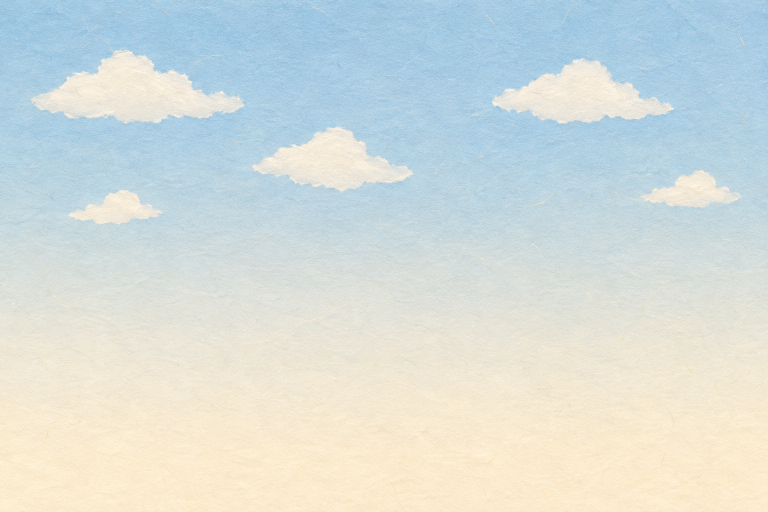
#> input picture assets/generated/bg-square-sky_v03.png, 1536 x 1024 px (shown at 1/2 size)
$ python build_a5_art_fix2.py ../../../../assets/final/sets/a5_gate/a5-gurney_v03.png
#> lines starting #> are read from the running program, lines starting #| are printed output that depends on the picture; after the words box and inside, x2 and y2 are one past the last pixel; in counts of white or black regions, pixels touching at a corner belong together
### review/G5/shared_art/scripts/paperdraw.py
"""G5 共用美術：程式繪製的厚卡紙景片／道具小工具（image_gen 額度用完時的退路）。

- 平塗色塊＋紙纖維紋理：紋理取自 G2 正式景片 bg-square-sky_v03 的高頻亮度（同一種紙紋），乘在色塊上。
- 線條：暖深灰細線（#4E3E33），和角色、G2 景片同色系；不畫陰影、不畫方向光。
- 道具（角色會碰到的獨立紙片）外加一圈白色紙芯邊（同角色立牌）；景片不加白邊。
- 圖裡不放任何文字、數字、標誌。
"""
from pathlib import Path

import numpy as np
from PIL import Image, ImageDraw, ImageFilter
from scipy import ndimage

ROOT = Path(__file__).resolve().parents[4]
INK = (78, 62, 51, 255)
_TEX = None


def paper_tex(w, h):
    """紙紋乘數（約 0.94–1.06）；以 G2 天空景片的高頻亮度鏡射鋪滿。"""
    global _TEX
    if _TEX is None:
        sky = np.array(Image.open(ROOT / "assets/generated/bg-square-sky_v03.png").convert("L")).astype(np.float32)
        sky = sky[720:1010]                       # 地平線附近沒有雲的那一段（只要紙纖維）
        hp = sky - ndimage.gaussian_filter(sky, 2.5)
        _TEX = np.clip(hp / 255.0 * 1.8, -0.06, 0.06)
    t = _TEX
    th, tw = t.shape
    reps_y, reps_x = h // th + 2, w // tw + 2
    row = np.concatenate([t if i % 2 == 0 else t[:, ::-1] for i in range(reps_x)], 1)
    full = np.concatenate([row if j % 2 == 0 else row[::-1] for j in range(reps_y)], 0)
    return 1.0 + full[:h, :w]


class Sheet:
    def __init__(self, w, h, ss=2):
        self.w, self.h, self.ss = w, h, ss
        self.img = Image.new("RGBA", (w * ss, h * ss), (0, 0, 0, 0))
        self.d = ImageDraw.Draw(self.img)

    def S(self, pts):
        return [(x * self.ss, y * self.ss) for x, y in pts]

    def rect(self, x0, y0, x1, y1, fill, line=2.0, r=0):
        box = [x0 * self.ss, y0 * self.ss, x1 * self.ss, y1 * self.ss]
        if r:
            self.d.rounded_rectangle(box, r * self.ss, fill=fill, outline=INK if line else None, width=int(line * self.ss) if line else 0)
        else:
            self.d.rectangle(box, fill=fill, outline=INK if line else None, width=int(line * self.ss) if line else 0)

    def poly(self, pts, fill, line=2.0):
        self.d.polygon(self.S(pts), fill=fill, outline=None)
        if line:
            p = self.S(pts)
            self.d.line(p + [p[0]], fill=INK, width=int(line * self.ss), joint="curve")

    def ellipse(self, x0, y0, x1, y1, fill, line=2.0):
        self.d.ellipse([x0 * self.ss, y0 * self.ss, x1 * self.ss, y1 * self.ss], fill=fill, outline=INK if line else None,
                       width=int(line * self.ss) if line else 0)

    def line(self, pts, w=2.0, color=INK):
        self.d.line(self.S(pts), fill=color, width=max(1, int(w * self.ss)), joint="curve")

    # [8 lines left out: function hole, not called in this run]

    def finish(self, white_border=0, edge_dark=0.0, seed=0):
        im = self.img.resize((self.w, self.h), Image.LANCZOS)
        a = np.array(im).astype(np.float32)
        tex = paper_tex(self.w, self.h)
        a[..., :3] *= tex[..., None]
        if edge_dark:
            m = a[..., 3] > 128
            din = ndimage.distance_transform_edt(m)
            k = np.clip(1 - din / 5.0, 0, 1) * edge_dark
            a[..., :3] *= (1 - k[..., None])
        a = np.clip(a, 0, 255).astype(np.uint8)
        if white_border:
            m = a[..., 3] >= 128
            pad = white_border + 6
            big = np.zeros((self.h + 2 * pad, self.w + 2 * pad, 4), np.uint8)
            big[pad:pad + self.h, pad:pad + self.w] = a
            m2 = big[..., 3] >= 128
            dist = ndimage.distance_transform_edt(~m2)
            core = (dist > 0) & (dist <= white_border)
            ring = (dist > 0) & (dist <= white_border + 1.2)
            out = big.copy().astype(np.float32)
            wc = np.array([250, 246, 238], np.float32) * paper_tex(big.shape[1], big.shape[0])[..., None]
            out[ring, :3] = wc[ring]
            aa = np.clip(white_border + 1.2 - dist, 0, 1)
            out[..., 3] = np.where(m2, out[..., 3], aa * 255 * ring)
            # 白邊內側一圈深色細線（同角色立牌）
            dl = ndimage.distance_transform_edt(m2)
            line = m2 & (dl <= 2.2)
            out[line, :3] = out[line, :3] * 0.25 + np.array([70, 56, 46]) * 0.75
            a = np.clip(out, 0, 255).astype(np.uint8)
        return a


def save(a, path):
    path.parent.mkdir(parents=True, exist_ok=True)
    m = a[..., 3] > 0
    if m.any() and not m.all():
        _, (iy, ix) = ndimage.distance_transform_edt(~m, return_indices=True)
        a = a.copy()
        a[~m, :3] = a[iy[~m], ix[~m], :3]
    Image.fromarray(a, "RGBA").save(path, optimize=True)
    return path

### review/G5/a5/scripts/paperize.py
"""第五幕修正第 2 輪：把平塗景片／道具處理成「厚卡紙剪貼」的質感（b2r2 美術 G5：校門口景片平灰；救護車、導護旗沒有紙紋）。

做法（全部是確定性的影像處理，不加文字、不改造形、不改平均亮度）：
1. 放大（LANCZOS）：原圖每世界單位只有 110–170 px，近景會糊；放大後線條與紙紋才撐得住。
2. 紙片浮雕：以色塊為「一層一層貼上去的紙」，在每條色塊邊界上沿左上亮、右下暗（光從左上來），
   深色細線在右下方落一道 2–4 px 的淡投影（像上層紙片壓在下層上）；整體是零平均的明暗，不改平均亮度。
3. 紙纖維：G2 天空景片的高頻紙紋（paperdraw.paper_tex）＋隨機短纖維（淺／深）＋很淡的大塊斑駁。
4. 紙邊：外輪廓內側 3–5 px 一圈淺色紙芯（卡紙切口），右下輪廓再暗一點；道具可再加白色紙芯邊（同角色立牌）。
用法：from paperize import paperize；a = paperize(Image.open(...), scale=2, seed=1)
"""
import sys
from pathlib import Path

import numpy as np
from PIL import Image, ImageDraw
from scipy import ndimage

ROOT = Path(__file__).resolve().parents[4]
sys.path.insert(0, str(ROOT / "review/G5/shared_art/scripts"))
import paperdraw as P  # noqa: E402


def _lum(rgb):
    return rgb[..., 0] * 0.299 + rgb[..., 1] * 0.587 + rgb[..., 2] * 0.114


def fibers_layer(w, h, seed, density=1.0, k=1.0):
    """隨機短纖維：回傳加法層（−1..1 的亮度位移，單位＝0–255）"""
    rng = np.random.default_rng(seed)
    n = int(w * h / 700 * density)
    im = Image.new("L", (w, h), 128)
    d = ImageDraw.Draw(im)
    for _ in range(n):
        x, y = rng.random() * w, rng.random() * h
        ln = (4 + rng.random() * 16) * k
        ang = rng.random() * np.pi
        dx, dy = np.cos(ang) * ln / 2, np.sin(ang) * ln / 2
        v = 128 + (rng.integers(10, 26) if rng.random() < 0.55 else -rng.integers(8, 20))
        d.line([(x - dx, y - dy), (x + dx, y + dy)], fill=int(v), width=1 if rng.random() < 0.7 else 2)
    a = (np.asarray(im, np.float32) - 128.0)
    return ndimage.gaussian_filter(a, 0.6)


def mottle(w, h, seed, amp=0.025, sigma=40):
    rng = np.random.default_rng(seed + 7)
    n = rng.standard_normal((h // 8 + 2, w // 8 + 2)).astype(np.float32)
    n = ndimage.zoom(n, 8, order=1)[:h, :w]
    n = ndimage.gaussian_filter(n, sigma / 8)
    n /= max(1e-6, np.abs(n).max())
    return 1.0 + amp * n


def paperize(img, scale=2.0, seed=1, relief=1.6, shadow=1.8, fiber=1.0, rim=1.0, white_border=0, max_side=3200, shadow_off=3.0):
    im = img.convert("RGBA")
    W0, H0 = im.size
    s = min(scale, max_side / max(W0, H0))
    W, H = int(round(W0 * s)), int(round(H0 * s))
    if (W, H) != (W0, H0):
        # 預乘 alpha 再縮放，避免透明邊出現黑邊
        a0 = np.asarray(im, np.float32)
        pm = a0.copy(); pm[..., :3] *= a0[..., 3:4] / 255.0
        big = np.asarray(Image.fromarray(np.clip(pm, 0, 255).astype(np.uint8), "RGBA").resize((W, H), Image.LANCZOS), np.float32)
        al = np.maximum(big[..., 3:4], 1e-3)
        big[..., :3] = np.where(big[..., 3:4] > 0.5, big[..., :3] * 255.0 / al, 0)
        a = big
    else:
        a = np.asarray(im, np.float32).copy()
    rgb = a[..., :3]
    alpha = a[..., 3]
    inside = alpha > 127
    px = s  # 每原圖像素放大的倍數（線寬、投影距離跟著放大）

    # ---- 紙片浮雕：色塊邊界的左上亮、右下暗（以平滑後的亮度當高度）
    L = _lum(rgb)
    Lm = np.where(inside, L, ndimage.grey_dilation(np.where(inside, L, 0), size=3))
    h1 = ndimage.gaussian_filter(Lm, 1.2 * px)
    gx = ndimage.sobel(h1, axis=1) / 8.0
    gy = ndimage.sobel(h1, axis=0) / 8.0
    emb = -(gx + gy) / np.sqrt(2)                      # 光從左上：高度往右下降＝亮
    emb = np.clip(emb / (3.0 + 0.0 * px), -1.0, 1.0)
    shade = 1.0 + 0.10 * relief * emb

    # ---- 深色細線的投影（右下 2–4 px）：上層紙片壓在下層上
    ink = np.clip((np.median(L[inside]) * 0.62 - L) / 50.0, 0, 1) if inside.any() else np.zeros_like(L)
    ink = ink * inside
    off = shadow_off * px
    sh = ndimage.shift(ndimage.gaussian_filter(ink, 1.6 * px), (off, off * 0.8), order=1, mode="constant")
    shade *= 1.0 - 0.14 * shadow * np.clip(sh - ink, 0, 1)

    # ---- 紙邊：外輪廓內側一圈淺色紙芯、右下輪廓暗一點
    din = ndimage.distance_transform_edt(inside)
    rimw = 2.6 * px
    rim_m = np.clip(1.0 - din / rimw, 0, 1) * inside
    a_s = ndimage.gaussian_filter(inside.astype(np.float32), 1.5 * px)
    agx = ndimage.sobel(a_s, axis=1); agy = ndimage.sobel(a_s, axis=0)
    dirv = np.clip((agx + agy) / (np.abs(agx) + np.abs(agy) + 1e-6), -1, 1)    # >0＝左上邊、<0＝右下邊
    shade *= 1.0 + rim * rim_m * (0.07 * np.clip(dirv, 0, 1) - 0.10 * np.clip(-dirv, 0, 1))

    # ---- 紙纖維、斑駁
    tex = P.paper_tex(W, H)
    tex = 1.0 + (tex - 1.0) * (0.9 * fiber)
    fl = fibers_layer(W, H, seed, density=1.0, k=max(1.0, px * 0.8)) * 0.55 * fiber
    mt = mottle(W, H, seed)

    out = rgb * (shade * tex * mt)[..., None] + fl[..., None]
    # 平均亮度不變（只在不透明區）
    if inside.any():
        k = _lum(rgb)[inside].mean() / max(1e-3, _lum(out)[inside].mean())
        out *= k
    a[..., :3] = np.clip(out, 0, 255)
    res = np.clip(a, 0, 255).astype(np.uint8)
    if white_border:
        res = add_white_border(res, int(round(white_border * px)))
    return res


# [18 lines left out: function add_white_border, not called in this run]

### review/G5/a5/scripts/build_a5_art_fix2.py
"""第五幕修正第 2 輪：素材（b2r2_failed／b2r2_regress 的 a5 美術條目）。

- 導護旗 a5-flag_v01（正面）、a5-flag-back_v01（背面：轉角後面只露出一角、陳伯伯背對這邊）：
  同第四幕旗子的畫布比例與旗桿位置（程式的握點不變），2 倍解析度；旗面兩道摺痕、紙纖維、白色紙芯邊＋深色細線、旗桿木紋。
- 校門口景片（第四幕 gate 的 school-building、school-wall、folding-gate、guard-house、pillar）：
  paperize（放大、紙片浮雕、深色線投影、紙纖維、紙邊）後存成 sets/a5_gate/set-gate_*（只有第五幕的 a5_gate 會讀到：
  imageSet 先找 sets/<景名>/<id>；第四幕 gate 景、gate.ts、第四幕的圖都不動）。
- 救護車 v03、後車門 v02、擔架 v03、街角小店 v02：同一套 paperize（比例不變，程式裡的寬度常數不用改）。
- 轉角的低年級小朋友 v03：Codex 生成的同畫風紙片小人（review/G5/a5/raw/a5_student_v03.png）切成身體＋揮手手臂（見 student_v03）。

用法：/opt/anaconda3/bin/python3 review/G5/a5/scripts/build_a5_art_fix2.py [--only flag,gate,props,student]
輸出：assets/final/sets/a5_gate/…；review/G5/a5/art_meta.json 的 fix2 鍵。
"""
import json
import os
import sys
from pathlib import Path

import numpy as np
from PIL import Image
from scipy import ndimage

ROOT = Path(__file__).resolve().parents[4]
sys.path.insert(0, str(ROOT / "review/G5/shared_art/scripts"))
sys.path.insert(0, str(Path(__file__).resolve().parent))
import paperdraw as P  # noqa: E402
from paperize import paperize, add_white_border  # noqa: E402

FINAL = ROOT / "assets/final/sets"
SRC = FINAL / "a5_gate"
OUT = Path(os.environ.get("A5_ART_OUT") or SRC)   # 預覽時可改寫到 scratch
META = ROOT / "review/G5/a5/art_meta.json"

LIME = (214, 224, 86, 255)
LIME_D = (190, 202, 70, 255)
LIME_L = (228, 236, 120, 255)
STRIPE = (242, 238, 212, 255)
POLE = (178, 140, 92, 255)
POLE_D = (150, 114, 72, 255)


def flag(back=False):
    """畫布 672×1088（= 第四幕旗子 336×544 的 2 倍；旗桿 x 96–132、y 32–1062）"""
    wb = 14
    pad = wb + 6
    W, H = 672 - 2 * pad, 1088 - 2 * pad
    s = P.Sheet(W, H, ss=2)
    o = lambda pts: [(x - pad, y - pad) for x, y in pts]
    # 旗面（輕微波浪的上下緣；背面：同一張紙的背面，顏色暗一點、白條只透出一點）
    top = [(132 + i * 26, 52 + 30 * np.sin(i / 19 * np.pi) * 0.5 + i * 2.3) for i in range(20)]
    right = [(636, 100), (624, 230), (604, 372)]
    bot = [(132 + (19 - i) * 24.6, 372 + (i - 19) * -4.6 + 12 * np.sin(i / 19 * np.pi)) for i in range(20)]
    bot = [(x, 372 + (604 - x) / 472 * 92 + 10 * np.sin((x - 132) / 472 * np.pi)) for x, _ in bot]
    cloth = o(top + right + bot)
    base = tuple(int(c * (0.93 if back else 1.0)) for c in LIME[:3]) + (255,)
    s.poly(cloth, base, line=2.2)
    # 白條（背面只透出一點）
    if back:
        sc = tuple(int(base[i] * 0.72 + STRIPE[i] * 0.28) for i in range(3)) + (255,)
    else:
        sc = STRIPE
    s.poly(o([(150, 226), (600, 240), (600, 254), (150, 242)]), sc, line=0)
    # 旗桿（木紋細線）＋頂端圓頭
    s.rect(96 - pad, 40 - pad, 132 - pad, 1062 - pad, POLE, line=2.2, r=6)
    for yy in range(120, 1040, 140):
        s.line(o([(106, yy), (108, yy + 60)]), w=1.2, color=POLE_D)
    s.ellipse(92 - pad, 26 - pad, 136 - pad, 66 - pad, POLE, line=2.2)
    a = s.finish(white_border=wb, edge_dark=0.0, seed=31 if back else 30)
    assert a.shape[:2] == (1088, 672), a.shape
    # 旗面輕微起伏（紙旗被風吹出的兩道柔和波紋：斜的明暗帶，±4%）；背面波紋方向相反
    from PIL import ImageDraw
    m = Image.new("L", (672, 1088), 0)
    ImageDraw.Draw(m).polygon([(x, y) for x, y in (top + right + bot)], fill=255)
    m = ndimage.gaussian_filter(np.asarray(m, np.float32) / 255.0, 2.0)
    yy, xx = np.mgrid[0:1088, 0:672].astype(np.float32)
    u = (xx - 132) / 472.0
    v = (yy - 60) / 400.0
    sgn = -1.0 if back else 1.0
    rip = 1.0 + 0.045 * np.sin(2 * np.pi * (u * 1.7 + sgn * v * 0.35) + 0.6)
    f = a.astype(np.float32)
    f[..., :3] *= (1.0 + (rip - 1.0) * m)[..., None]
    a = np.clip(f, 0, 255).astype(np.uint8)
    a = paperize(Image.fromarray(a), scale=1.0, seed=32 if back else 33, relief=1.2, shadow=1.0, rim=0.6)
    return a


GATE_PIECES = {   # id → 放大倍數
    "set-gate_school-building": 1.35,
    "set-gate_school-wall": 2.0,
    "set-gate_folding-gate": 2.0,
    "set-gate_guard-house": 2.0,
    "set-gate_pillar": 2.0,
}


def latest(dirp, stem):
    c = sorted(dirp.glob(f"{stem}_v*.png"), key=lambda p: int(p.stem.rsplit("_v", 1)[1]))
    return c[-1]


def gate_pieces(meta):
    for i, (gid, sc) in enumerate(GATE_PIECES.items()):
        src = latest(FINAL / "gate", gid)
        a = paperize(Image.open(src), scale=sc, seed=50 + i)
        dst = OUT / f"{gid}_v01.png"
        P.save(a, dst)
        meta[gid] = {"src": str(src.relative_to(ROOT)), "scale": sc, "size": [a.shape[1], a.shape[0]]}
        print(dst.name, a.shape)


# [10 lines left out: function props, not called in this run]


def main():
    only = None
    if "--only" in sys.argv:
        only = set(sys.argv[sys.argv.index("--only") + 1].split(","))
    meta_all = json.loads(META.read_text()) if META.exists() else {}
    meta = meta_all.setdefault("fix2", {})
    if not only or "flag" in only:
        P.save(flag(False), OUT / "a5-flag_v01.png")
#> in poly, `p = self.S(pts)`: p = 43 pairs, first value 224 to 1232, second value 64 to 888
#> in paper_tex, `full = np.concatenate([row if j % 2 == 0 else row[::-1] for j in range..`:
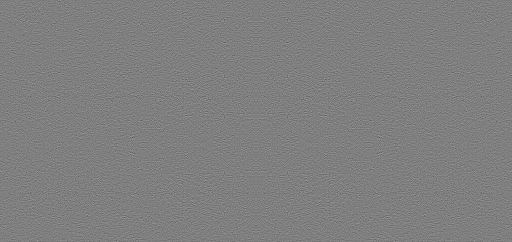
#> full: shape (1450, 3072) float32 (shown at 1/6 size); min -0.06, max 0.06, mean 5.48e-06; drawn with min black and max white
#> in finish, `m = a[..., 3] >= 128`:
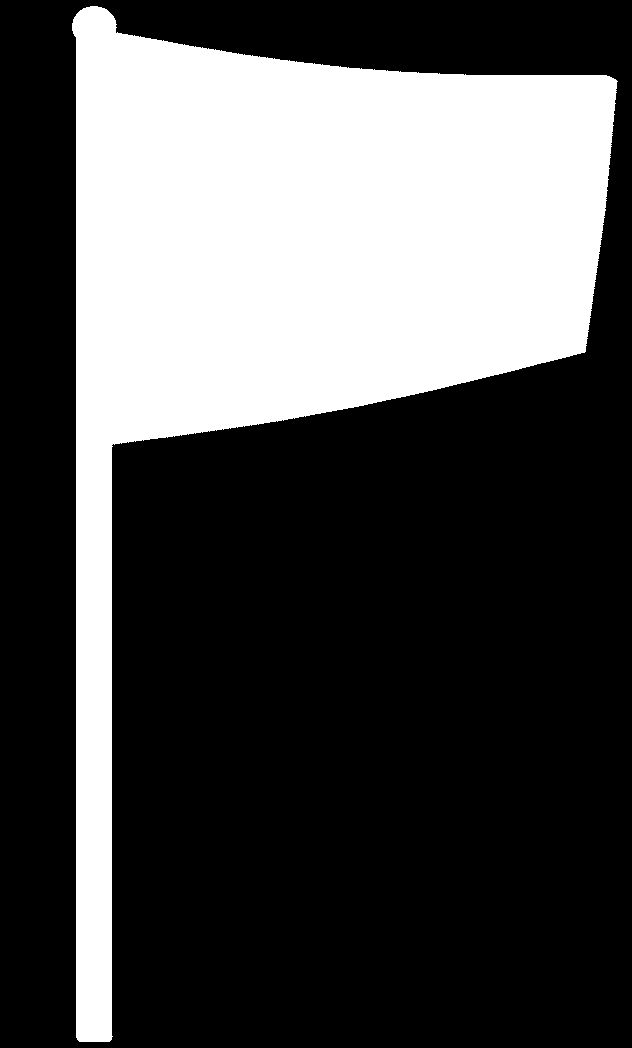
#> m: shape (1048, 632) bool; 30.9% white; 1 white region, box (x1, y1, x2, y2) and area: (72, 6, 618, 1042) 204401
#> in finish, `dist = ndimage.distance_transform_edt(~m2)`:
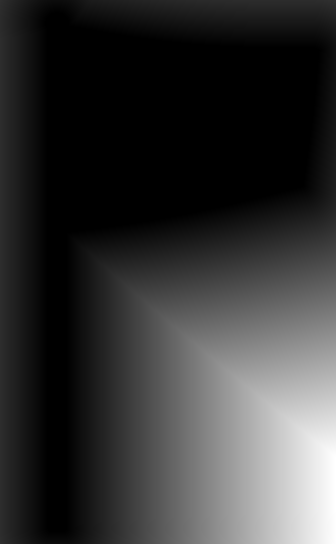
#> dist: shape (1088, 672) float64 (shown at 1/2 size); min 0, max 540, mean 110.9; drawn with min black and max white
#> in finish, `wc = np.array([250, 246, 238], np.float32) * paper_tex(big.shape[1], b..`:
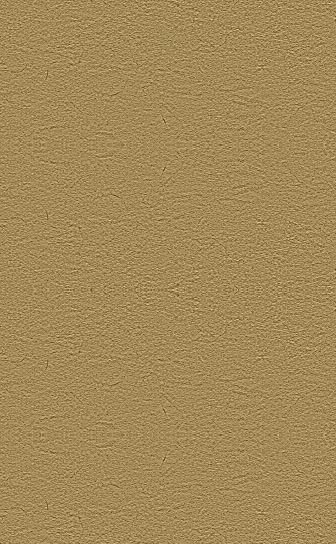
#> wc: shape (1088, 672, 3) float32 (shown at 1/2 size); mean R, G, B 250.2, 245.8, 238.2; drawn with min black and max white
#> in finish, `out[line, :3] = out[line, :3] * 0.25 + np.array([70, 56, 46]) * 0.75`:
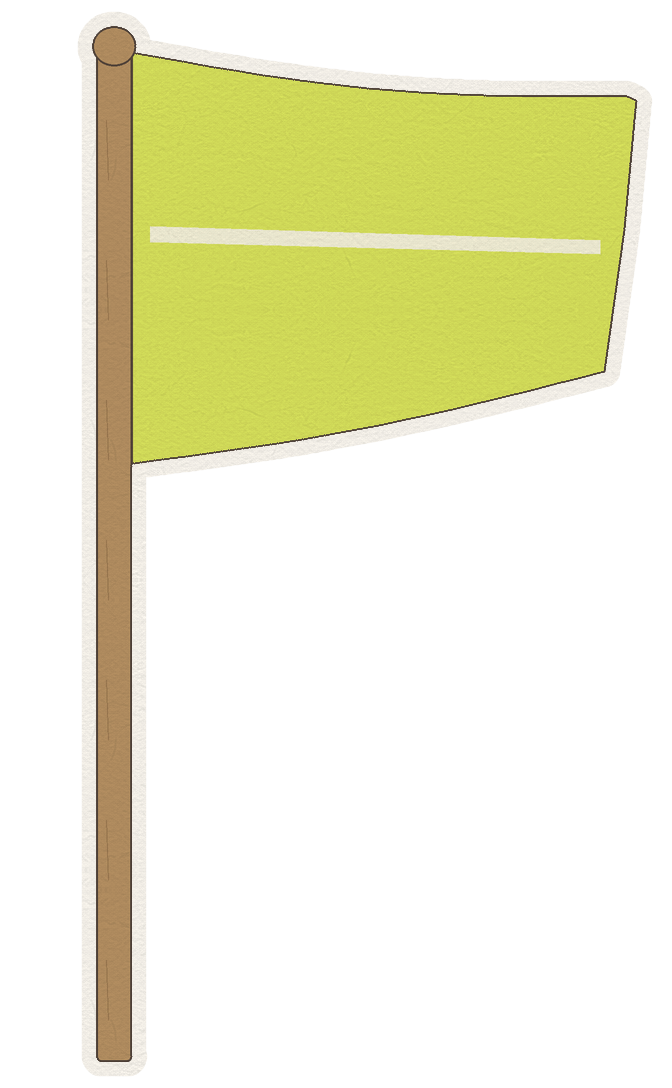
#> out: shape (1088, 672, 4) float32; mean R, G, B, A 72.5, 72.5, 39.8, 86.6; transparent parts drawn white
#> in paperize, `emb = np.clip(emb / (3.0 + 0.0 * px), -1.0, 1.0)`:
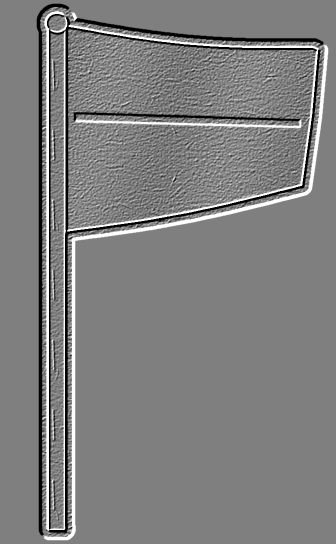
#> emb: shape (1088, 672) float32 (shown at 1/2 size); min -1, max 1, mean -0.000443; drawn with min black and max white
#> in paperize, `ink = np.clip((np.median(L[inside]) * 0.62 - L) / 50.0, 0, 1) if insid..`:
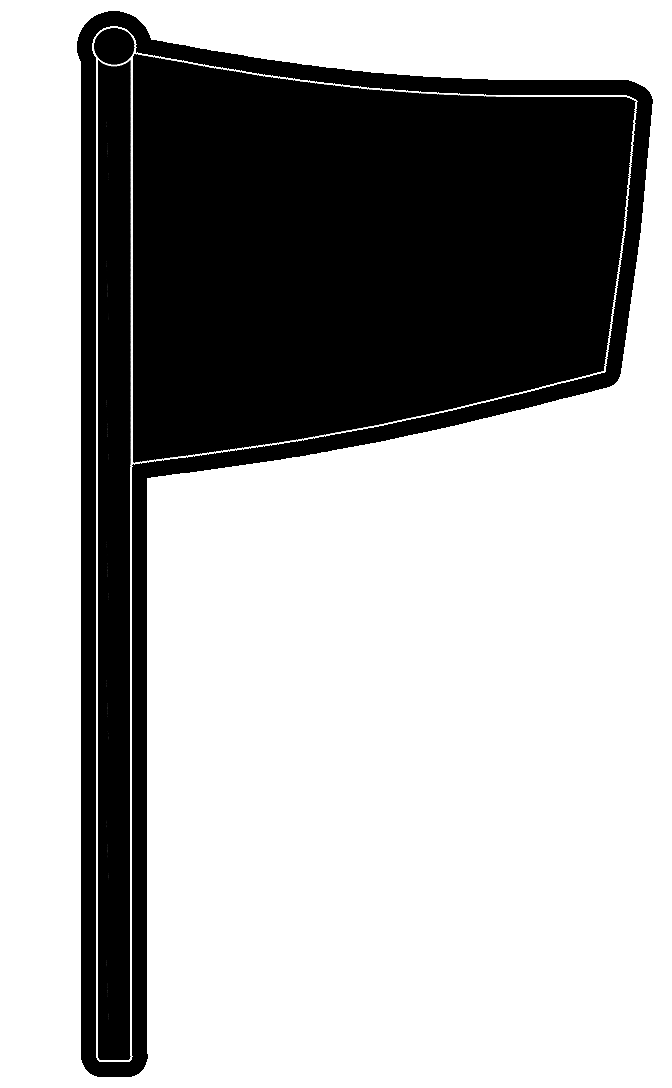
#> ink: shape (1088, 672) float32; min 0, max 1, mean 0.668
#> in paperize, `k = _lum(rgb)[inside].mean() / max(1e-3, _lum(out)[inside].mean())`: k = 1
        P.save(flag(True), OUT / "a5-flag-back_v01.png")
        meta["flag"] = {"canvas": [672, 1088], "note": "同第四幕旗子（336×544）的 2 倍；旗桿 x 96–132"}
        print("flag")
    if not only or "gate" in only:
        gate_pieces(meta)
    if not only or "props" in only:
        props(meta)
    if not only or "student" in only:
        import student_v03
        meta["student"] = student_v03.build(OUT)
    if OUT == SRC:
        META.write_text(json.dumps(meta_all, ensure_ascii=False, indent=1) + "\n")


if __name__ == "__main__":
#> (the run stopped early here; a loop or call above may not have finished)
